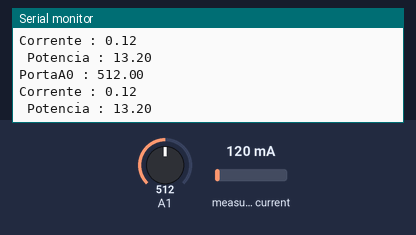
Bench run of a sketch on a simulated Arduino Uno, built with avr-gcc and run on an emulated ATmega328P. Parts: the last lines printed to the serial monitor. The test bench sets the inputs (shaded band); at power-on: measured current 120 mA, A1 = 512.

Above: at 1.9 s.
2.0 s: measured current set to 40 mA
At 3.4 s:
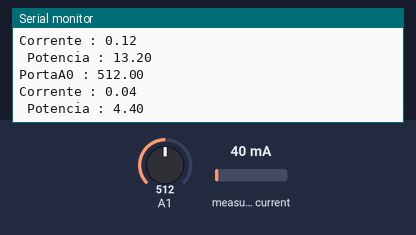
3.6 s: A1 set to 716
At 5.1 s:
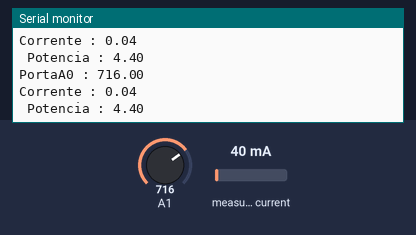
5.2 s: measured current set to 500 mA
At 6.6 s:
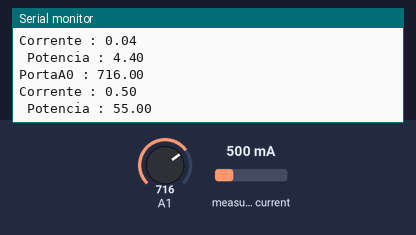
6.8 s: A1 set to 900
At 7.7 s:
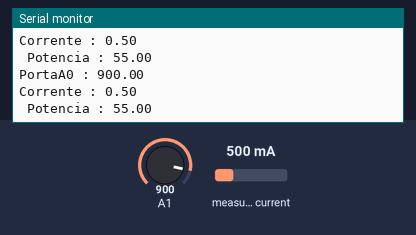
Timing chart, 0 to 9.4 s (numbered marks = the images above; inputs shaded):
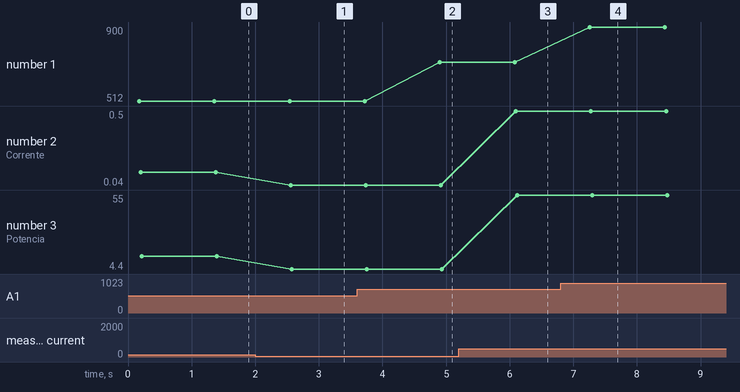

Measured:
- after the input at 2.0 s, the serial monitor: prints a new line after 0.56 s (image 1)
- after the input at 3.6 s, the serial monitor: prints a new line after 1.3 s (image 2)
- after the input at 5.2 s, the serial monitor: prints a new line after 0.90 s (image 3)
- after the input at 6.8 s, the serial monitor: prints a new line after 0.46 s (image 4)
- plotted number 1: 512 → 716 after the input at 3.6 s, 716 → 900 after the input at 6.8 s
- plotted number 2: 0.12 → 0.04 after the input at 2.0 s, 0.04 → 0.5 after the input at 5.2 s
- plotted number 3: 13.2 → 4.4 after the input at 2.0 s, 4.4 → 55 after the input at 5.2 s

The sketch:

current-measure.ino
```cpp
//Baseado no programa exemplo da biblioteca EmonLib

//Carrega as bibliotecas
#include "EmonLib.h"

EnergyMonitor emon1;

//Tensao da rede eletrica
int rede = 110.0;

//Pino do sensor SCT
int pino_sct = 1;

void setup()
{
  Serial.begin(9600);
}

void loop()
{
  float Va;
  Va = analogRead(A1);

  //Calcula a corrente
  double Irms = emon1.calcIrms(1480);
  //Mostra o valor da corrente
  Serial.print("PortaA0 : ");
  Serial.println(Va);

  Serial.print("Corrente : ");
  Serial.println(Irms); // Irms

  //Calcula e mostra o valor da potencia
  Serial.print(" Potencia : ");
  Serial.println(Irms*rede);
  delay(1000);
}
```
